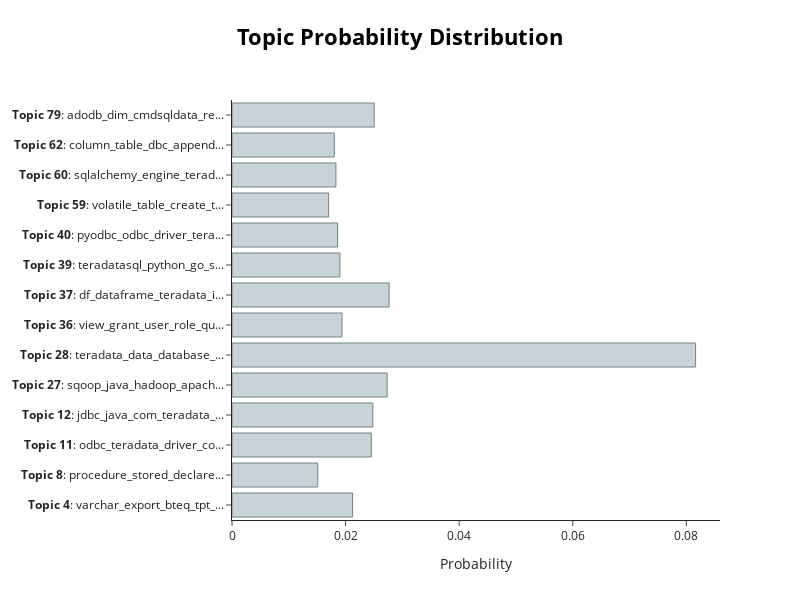

The notebook cell saved with this chart:
### Code cell
model.visualize_distribution(probabilities[79], min_probability=0.015)

### Figure 1 — Plotly figure (JSON) as saved in the notebook; plotly's stock layout.template omitted (floating-point values rounded to 4 significant figures)
{"data": [{"marker": {"color": "#C8D2D7", "line": {"color": "#6E8484", "width": 1}}, "orientation": "h", "type": "bar", "x": [0.02123, 0.01509, 0.02454, 0.0248, 0.02732, 0.08163, 0.01937, 0.02768, 0.019, 0.0186, 0.01702, 0.0183, 0.01801, 0.02504], "y": ["<b>Topic 4</b>: varchar_export_bteq_tpt_...", "<b>Topic 8</b>: procedure_stored_declare...", "<b>Topic 11</b>: odbc_teradata_driver_co...", "<b>Topic 12</b>: jdbc_java_com_teradata_...", "<b>Topic 27</b>: sqoop_java_hadoop_apach...", "<b>Topic 28</b>: teradata_data_database_...", "<b>Topic 36</b>: view_grant_user_role_qu...", "<b>Topic 37</b>: df_dataframe_teradata_i...", "<b>Topic 39</b>: teradatasql_python_go_s...", "<b>Topic 40</b>: pyodbc_odbc_driver_tera...", "<b>Topic 59</b>: volatile_table_create_t...", "<b>Topic 60</b>: sqlalchemy_engine_terad...", "<b>Topic 62</b>: column_table_dbc_append...", "<b>Topic 79</b>: adodb_dim_cmdsqldata_re..."]}], "layout": {"height": 600, "hoverlabel": {"bgcolor": "white", "font": {"family": "Rockwell", "size": 16}}, "title": {"font": {"color": "Black", "size": 22}, "text": "<b>Topic Probability Distribution</b>", "x": 0.5, "xanchor": "center", "y": 0.95, "yanchor": "top"}, "width": 800, "xaxis": {"title": {"text": "Probability"}}}}
